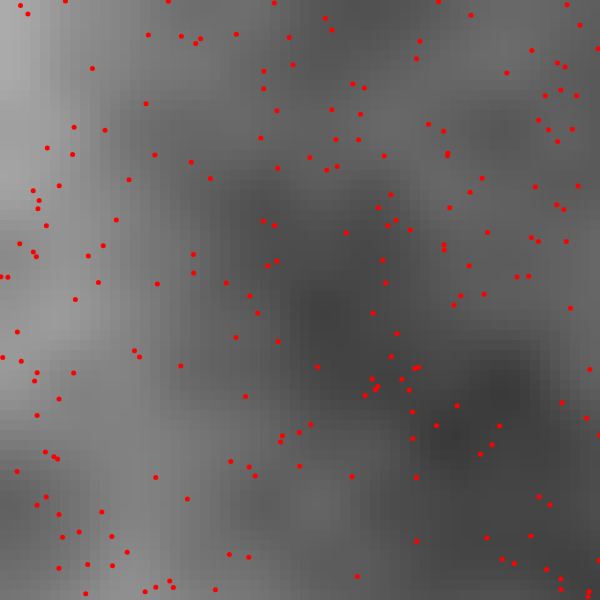
Frame 1 (no input)
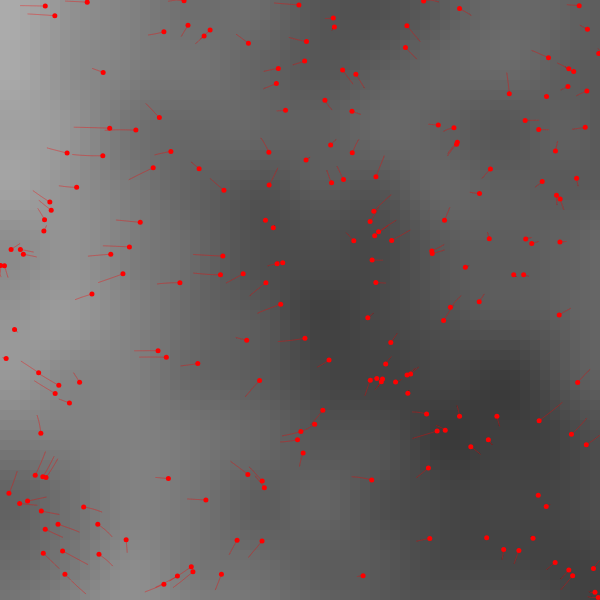
Frame 60 (no input)
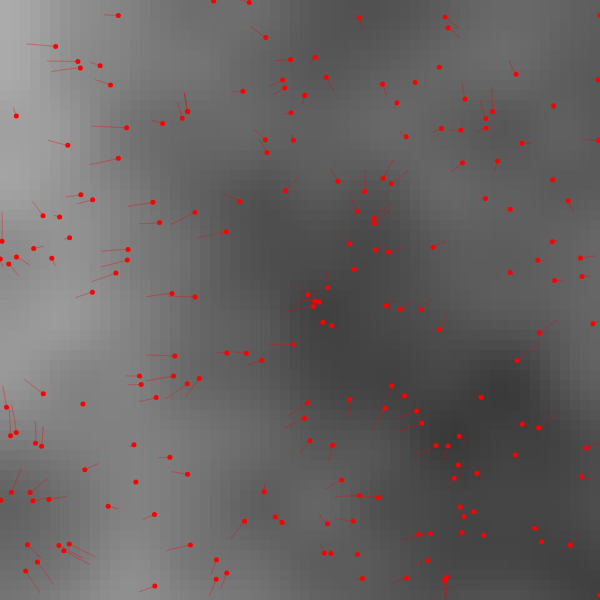
Frame 120 (the mouse pressed at the canvas centre since frame 60)

The p5.js sketch that drew these frames (run headless with seeded random() and noise() and a simulated clock; from frame 60 on, the mouse is pressed at the canvas centre):

// p5.js sketch
// ── sketch.js
//Visualization of Gradient Descent
//Miguel Rodríguez
//24-05-2025

p5.disableFriendlyErrors = true
const WIDTH = 600
const HEIGHT = 600

let grid = []
let tamCell = 10
let cols = Math.floor(WIDTH / tamCell)
let rows = Math.floor(HEIGHT / tamCell)
let sclNoise = 0.02

let particles = []
let nParticles = 200

let frame = 0

function mousePressed() {
    initParticles()
    initGrid()
}

function initGrid() {
    for (let i = 0; i < cols; i++) {
        grid[i] = []
        for (let j = 0; j < rows; j++) {
            let noiseVal = noise(i * sclNoise, j * sclNoise, frame * 0.0025)
            grid[i][j] = noiseVal
        }
    }
}

function initParticles() {
    particles = [] 
    for (let i = 0; i < nParticles; i++) {
        let x = random(WIDTH)
        let y = random(HEIGHT)
        particles.push({
            pos: createVector(x, y),
            vel: createVector(0, 0),
            acc: createVector(0, 0),
            path: []
        })
    }
}

function setup(){
    createCanvas(WIDTH, HEIGHT)
    initGrid()
    initParticles()
    noStroke()
}

function draw(){
    background(0)
    if(keyIsPressed){ 
        frame++
        initGrid()
    }
    showGrid()
    updateParticles()
    showParticles()
    showPaths()
}

function showParticles() {
    fill(255, 0, 0)
    for (let p of particles) {
        ellipse(p.pos.x, p.pos.y, 5, 5)
    }
}

function showPaths(){
    push()
    stroke(255, 0, 0, 100)
    noFill()
    for (let p of particles) {
        beginShape()
        for (let v of p.path) {
            vertex(v.x, v.y)
        }
        endShape()
    }
    pop()
}

function showGrid() {
    for (let i = 0; i < cols; i++) {
        for (let j = 0; j < rows; j++) {
            let x = i * tamCell
            let y = j * tamCell
            let noiseVal = grid[i][j]
            fill(noiseVal * 255)
            rect(x, y, tamCell, tamCell)
        }
    }
}

function updateParticles(){
  for (let p of particles) {
    // ---- compute continuous grid position ----
    let gx = p.pos.x / tamCell;
    let gy = p.pos.y / tamCell;
    let i  = Math.floor(gx);
    let j  = Math.floor(gy);
    let dx = gx - i;
    let dy = gy - j;

    // clamp indices so we can safely sample [i,i+1]×[j,j+1]
    i = constrain(i, 0, cols - 2);
    j = constrain(j, 0, rows - 2);

    // fetch corner noise values
    let v00 = grid[i    ][j    ];
    let v10 = grid[i + 1][j    ];
    let v01 = grid[i    ][j + 1];
    let v11 = grid[i + 1][j + 1];

    // approximate gradient of the bilinear surface
    let dndx = lerp(v10, v11, dy) - lerp(v00, v01, dy);
    let dndy = lerp(v01, v11, dx) - lerp(v00, v10, dx);
    let grad  = createVector(dndx, dndy);

    // accelerate downhill
    p.acc = grad.mult(-1).limit(0.2);
    p.vel.add(p.acc).mult(0.99);
    p.pos.add(p.vel);

    // ---- hard walls (bounce) ----
    // Left or right wall
    if (p.pos.x < 0) {
      p.pos.x = 0;
      p.vel.x *= -1;
    } else if (p.pos.x > WIDTH) {
      p.pos.x = WIDTH;
      p.vel.x *= -1;
    }
    // Top or bottom wall
    if (p.pos.y < 0) {
      p.pos.y = 0;
      p.vel.y *= -1;
    } else if (p.pos.y > HEIGHT) {
      p.pos.y = HEIGHT;
      p.vel.y *= -1;
    }

    // record path
    p.path.push(p.pos.copy());
    if (p.path.length > 350) {
      p.path.shift();
    }
  }
}
